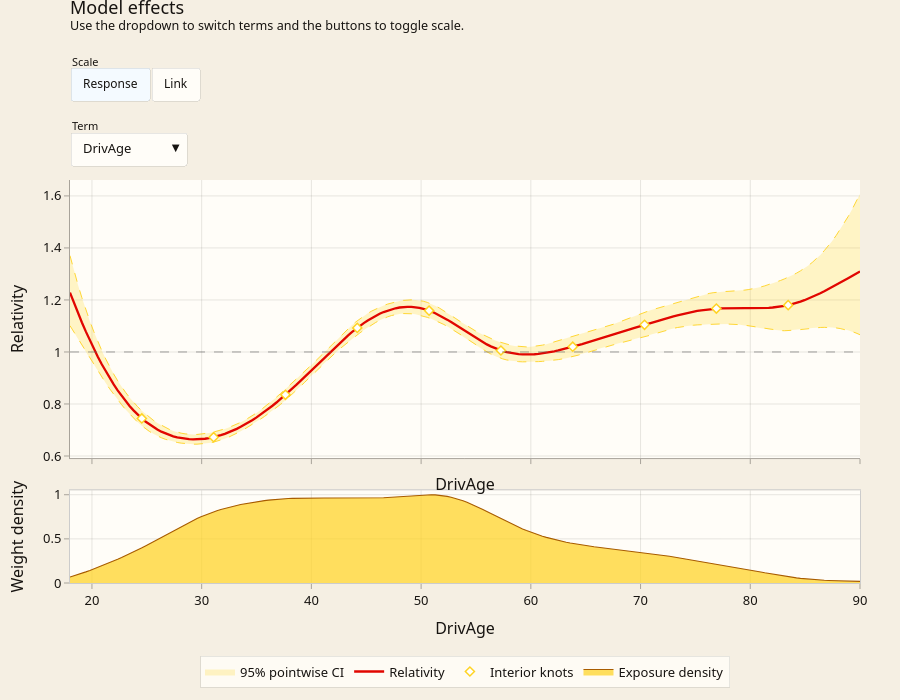

The cell this chart's notebook holds for it:
### Markdown cell above
### 4b. Plotly multi-term explorer

For interactive inspection, `engine="plotly"` is the multi-term main-effect
explorer path. This gives a term dropdown plus a response/link scale toggle.

### Code cell
fig = model.plot(
    engine="plotly",
    X=X,
    sample_weight=exposure,
    ci="pointwise",
    show_knots=True,
)
fig

### Figure 1 — Plotly figure (JSON) as saved in the notebook; plotly's stock layout.template omitted (floating-point values rounded to 4 significant figures; data arrays with more than 128 entries replaced by an {"elided": "..."} marker saying what was removed)
{"data": [{"fill": "toself", "fillcolor": "rgba(255, 211, 35, 0.24)", "hoverinfo": "skip", "legendgroup": "DrivAge:pw", "line": {"width": 0}, "name": "95% pointwise CI", "showlegend": true, "type": "scatter", "visible": true, "x": {"elided": "400 float values"}, "xaxis": "x", "y": {"elided": "400 float values"}, "yaxis": "y"}, {"hoverinfo": "skip", "legendgroup": "DrivAge:pw", "line": {"color": "rgba(255, 211, 35, 0.9)", "dash": "dash", "width": 1.0}, "mode": "lines", "showlegend": false, "type": "scatter", "visible": true, "x": {"elided": "200 float values"}, "xaxis": "x", "y": {"elided": "200 float values"}, "yaxis": "y"}, {"hoverinfo": "skip", "legendgroup": "DrivAge:pw", "line": {"color": "rgba(255, 211, 35, 0.9)", "dash": "dash", "width": 1.0}, "mode": "lines", "showlegend": false, "type": "scatter", "visible": true, "x": {"elided": "200 float values"}, "xaxis": "x", "y": {"elided": "200 float values"}, "yaxis": "y"}, {"hovertemplate": "DrivAge: %{x:.3f}<br>Relativity: %{y:.4f}<extra></extra>", "legendgroup": "DrivAge:line", "line": {"color": "#E10600", "width": 2.295}, "mode": "lines", "name": "Relativity", "type": "scatter", "visible": true, "x": {"elided": "200 float values"}, "xaxis": "x", "y": {"elided": "200 float values"}, "yaxis": "y"}, {"hovertemplate": "DrivAge: %{x:.2f}<br>Relativity: %{y:.4f}<extra>knot</extra>", "legendgroup": "DrivAge:knots", "marker": {"color": "white", "line": {"color": "#FFD323", "width": 1.5}, "size": 7, "symbol": "diamond"}, "mode": "markers", "name": "Interior knots", "type": "scatter", "visible": true, "x": [24.55, 31.09, 37.64, 44.18, 50.73, 57.27, 63.82, 70.36, 76.91, 83.45], "xaxis": "x", "y": [0.7443, 0.6724, 0.8353, 1.093, 1.159, 1.006, 1.02, 1.104, 1.167, 1.18], "yaxis": "y"}, {"fill": "tozeroy", "fillcolor": "rgba(255, 211, 35, 0.72)", "hovertemplate": "DrivAge: %{x:.3f}<br>Density: %{y:.3f}<extra></extra>", "legendgroup": "DrivAge:density", "line": {"color": "#A85C00", "width": 1.1}, "mode": "lines", "name": "Exposure density", "type": "scatter", "visible": true, "x": {"elided": "200 float values"}, "xaxis": "x2", "y": {"elided": "200 float values"}, "yaxis": "y2"}, {"fill": "toself", "fillcolor": "rgba(255, 211, 35, 0.24)", "hoverinfo": "skip", "legendgroup": "VehAge:pw", "line": {"width": 0}, "name": "95% pointwise CI", "showlegend": true, "type": "scatter", "visible": false, "x": {"elided": "400 float values"}, "xaxis": "x", "y": {"elided": "400 float values"}, "yaxis": "y"}, {"hoverinfo": "skip", "legendgroup": "VehAge:pw", "line": {"color": "rgba(255, 211, 35, 0.9)", "dash": "dash", "width": 1.0}, "mode": "lines", "showlegend": false, "type": "scatter", "visible": false, "x": {"elided": "200 float values"}, "xaxis": "x", "y": {"elided": "200 float values"}, "yaxis": "y"}, {"hoverinfo": "skip", "legendgroup": "VehAge:pw", "line": {"color": "rgba(255, 211, 35, 0.9)", "dash": "dash", "width": 1.0}, "mode": "lines", "showlegend": false, "type": "scatter", "visible": false, "x": {"elided": "200 float values"}, "xaxis": "x", "y": {"elided": "200 float values"}, "yaxis": "y"}, {"hovertemplate": "VehAge: %{x:.3f}<br>Relativity: %{y:.4f}<extra></extra>", "legendgroup": "VehAge:line", "line": {"color": "#E10600", "width": 2.295}, "mode": "lines", "name": "Relativity", "type": "scatter", "visible": false, "x": {"elided": "200 float values"}, "xaxis": "x", "y": {"elided": "200 float values"}, "yaxis": "y"}, {"hovertemplate": "VehAge: %{x:.2f}<br>Relativity: %{y:.4f}<extra>knot</extra>", "legendgroup": "VehAge:knots", "marker": {"color": "white", "line": {"color": "#FFD323", "width": 1.5}, "size": 7, "symbol": "diamond"}, "mode": "markers", "name": "Interior knots", "type": "scatter", "visible": false, "x": [2.222, 4.444, 6.667, 8.889, 11.11, 13.33, 15.56, 17.78], "xaxis": "x", "y": [1.091, 1.118, 1.216, 1.089, 1.102, 0.9008, 0.8346, 0.7373], "yaxis": "y"}, {"fill": "tozeroy", "fillcolor": "rgba(255, 211, 35, 0.72)", "hovertemplate": "VehAge: %{x:.3f}<br>Density: %{y:.3f}<extra></extra>", "legendgroup": "VehAge:density", "line": {"color": "#A85C00", "width": 1.1}, "mode": "lines", "name": "Exposure density", "type": "scatter", "visible": false, "x": {"elided": "200 float values"}, "xaxis": "x2", "y": {"elided": "200 float values"}, "yaxis": "y2"}, {"fill": "toself", "fillcolor": "rgba(255, 211, 35, 0.24)", "hoverinfo": "skip", "legendgroup": "BonusMalus:pw", "line": {"width": 0}, "name": "95% pointwise CI", "showlegend": true, "type": "scatter", "visible": false, "x": {"elided": "400 float values"}, "xaxis": "x", "y": {"elided": "400 float values"}, "yaxis": "y"}, {"hoverinfo": "skip", "legendgroup": "BonusMalus:pw", "line": {"color": "rgba(255, 211, 35, 0.9)", "dash": "dash", "width": 1.0}, "mode": "lines", "showlegend": false, "type": "scatter", "visible": false, "x": {"elided": "200 float values"}, "xaxis": "x", "y": {"elided": "200 float values"}, "yaxis": "y"}, {"hoverinfo": "skip", "legendgroup": "BonusMalus:pw", "line": {"color": "rgba(255, 211, 35, 0.9)", "dash": "dash", "width": 1.0}, "mode": "lines", "showlegend": false, "type": "scatter", "visible": false, "x": {"elided": "200 float values"}, "xaxis": "x", "y": {"elided": "200 float values"}, "yaxis": "y"}, {"hovertemplate": "BonusMalus: %{x:.3f}<br>Relativity: %{y:.4f}<extra></extra>", "legendgroup": "BonusMalus:line", "line": {"color": "#E10600", "width": 2.295}, "mode": "lines", "name": "Relativity", "type": "scatter", "visible": false, "x": {"elided": "200 float values"}, "xaxis": "x", "y": {"elided": "200 float values"}, "yaxis": "y"}, {"hovertemplate": "BonusMalus: %{x:.2f}<br>Relativity: %{y:.4f}<extra>knot</extra>", "legendgroup": "BonusMalus:knots", "marker": {"color": "white", "line": {"color": "#FFD323", "width": 1.5}, "size": 7, "symbol": "diamond"}, "mode": "markers", "name": "Interior knots", "type": "scatter", "visible": false, "x": [61.11, 72.22, 83.33, 94.44, 105.6, 116.7, 127.8, 138.9], "xaxis": "x", "y": [0.567, 0.5287, 0.6323, 0.7293, 1.549, 1.503, 2.172, 1.702], "yaxis": "y"}, {"fill": "tozeroy", "fillcolor": "rgba(255, 211, 35, 0.72)", "hovertemplate": "BonusMalus: %{x:.3f}<br>Density: %{y:.3f}<extra></extra>", "legendgroup": "BonusMalus:density", "line": {"color": "#A85C00", "width": 1.1}, "mode": "lines", "name": "Exposure density", "type": "scatter", "visible": false, "x": {"elided": "200 float values"}, "xaxis": "x2", "y": {"elided": "200 float values"}, "yaxis": "y2"}, {"fill": "toself", "fillcolor": "rgba(255, 211, 35, 0.24)", "hoverinfo": "skip", "legendgroup": "LogDensity:pw", "line": {"width": 0}, "name": "95% pointwise CI", "showlegend": true, "type": "scatter", "visible": false, "x": {"elided": "400 float values"}, "xaxis": "x", "y": {"elided": "400 float values"}, "yaxis": "y"}, {"hoverinfo": "skip", "legendgroup": "LogDensity:pw", "line": {"color": "rgba(255, 211, 35, 0.9)", "dash": "dash", "width": 1.0}, "mode": "lines", "showlegend": false, "type": "scatter", "visible": false, "x": {"elided": "200 float values"}, "xaxis": "x", "y": {"elided": "200 float values"}, "yaxis": "y"}, {"hoverinfo": "skip", "legendgroup": "LogDensity:pw", "line": {"color": "rgba(255, 211, 35, 0.9)", "dash": "dash", "width": 1.0}, "mode": "lines", "showlegend": false, "type": "scatter", "visible": false, "x": {"elided": "200 float values"}, "xaxis": "x", "y": {"elided": "200 float values"}, "yaxis": "y"}, {"hovertemplate": "LogDensity: %{x:.3f}<br>Relativity: %{y:.4f}<extra></extra>", "legendgroup": "LogDensity:line", "line": {"color": "#E10600", "width": 2.295}, "mode": "lines", "name": "Relativity", "type": "scatter", "visible": false, "x": {"elided": "200 float values"}, "xaxis": "x", "y": {"elided": "200 float values"}, "yaxis": "y"}, {"hovertemplate": "LogDensity: %{x:.2f}<br>Relativity: %{y:.4f}<extra>knot</extra>", "legendgroup": "LogDensity:knots", "marker": {"color": "white", "line": {"color": "#FFD323", "width": 1.5}, "size": 7, "symbol": "diamond"}, "mode": "markers", "name": "Interior knots", "type": "scatter", "visible": false, "x": [1.882, 3.071, 4.26, 5.448, 6.637, 7.826, 9.015], "xaxis": "x", "y": [0.8898, 0.9269, 0.9652, 1.004, 1.042, 1.081, 1.118], "yaxis": "y"}, {"fill": "tozeroy", "fillcolor": "rgba(255, 211, 35, 0.72)", "hovertemplate": "LogDensity: %{x:.3f}<br>Density: %{y:.3f}<extra></extra>", "legendgroup": "LogDensity:density", "line": {"color": "#A85C00", "width": 1.1}, "mode": "lines", "name": "Exposure density", "type": "scatter", "visible": false, "x": {"elided": "200 float values"}, "xaxis": "x2", "y": {"elided": "200 float values"}, "yaxis": "y2"}, {"error_y": {"array": [0.0, 0.05249, 0.06894, 0.1073, 0.1438, 0.191], "arrayminus": [0.0, 0.04987, 0.06447, 0.09712, 0.1261, 0.1595], "symmetric": false, "type": "data"}, "hovertemplate": "Area: %{x}<br>Relativity: %{y:.4f}<extra></extra>", "legendgroup": "Area:line", "line": {"color": "#E10600", "width": 1.62}, "marker": {"color": "#E10600", "size": 9}, "mode": "lines+markers", "name": "Relativity", "type": "scatter", "visible": false, "x": ["A", "B", "C", "D", "E", "F"], "xaxis": "x", "y": [0.9893, 1.002, 0.9948, 1.024, 1.025, 0.9661], "yaxis": "y"}, {"hovertemplate": "Area: %{x}<br>Relative density: %{y:.3f}<extra></extra>", "legendgroup": "Area:density", "marker": {"color": "#FFD323", "line": {"color": "#A85C00", "width": 1.1}}, "name": "Exposure density", "opacity": 0.92, "type": "bar", "visible": false, "x": ["A", "B", "C", "D", "E", "F"], "xaxis": "x2", "y": [0.5933, 0.4118, 1.0, 0.7384, 0.611, 0.07783], "yaxis": "y2"}, {"fill": "toself", "fillcolor": "rgba(255, 211, 35, 0.24)", "hoverinfo": "skip", "legendgroup": "VehPower:pw", "line": {"width": 0}, "name": "95% pointwise CI", "showlegend": true, "type": "scatter", "visible": false, "x": {"elided": "400 float values"}, "xaxis": "x", "y": {"elided": "400 float values"}, "yaxis": "y"}, {"hoverinfo": "skip", "legendgroup": "VehPower:pw", "line": {"color": "rgba(255, 211, 35, 0.9)", "dash": "dash", "width": 1.0}, "mode": "lines", "showlegend": false, "type": "scatter", "visible": false, "x": {"elided": "200 float values"}, "xaxis": "x", "y": {"elided": "200 float values"}, "yaxis": "y"}, {"hoverinfo": "skip", "legendgroup": "VehPower:pw", "line": {"color": "rgba(255, 211, 35, 0.9)", "dash": "dash", "width": 1.0}, "mode": "lines", "showlegend": false, "type": "scatter", "visible": false, "x": {"elided": "200 float values"}, "xaxis": "x", "y": {"elided": "200 float values"}, "yaxis": "y"}, {"hovertemplate": "VehPower: %{x:.3f}<br>Relativity: %{y:.4f}<extra></extra>", "legendgroup": "VehPower:line", "line": {"color": "#E10600", "width": 2.295}, "mode": "lines", "name": "Relativity", "type": "scatter", "visible": false, "x": {"elided": "200 float values"}, "xaxis": "x", "y": {"elided": "200 float values"}, "yaxis": "y"}, {"hovertemplate": "VehPower: %{x:.2f}<br>Relativity: %{y:.4f}<extra>knot</extra>", "legendgroup": "VehPower:knots", "marker": {"color": "white", "line": {"color": "#FFD323", "width": 1.5}, "size": 7, "symbol": "diamond"}, "mode": "markers", "name": "Interior knots", "type": "scatter", "visible": false, "x": [5.375, 6.75, 8.125, 9.5, 10.88, 12.25, 13.62], "xaxis": "x", "y": [1.035, 1.022, 0.8568, 1.253, 0.9963, 0.9413, 1.014], "yaxis": "y"}, {"fill": "tozeroy", "fillcolor": "rgba(255, 211, 35, 0.72)", "hovertemplate": "VehPower: %{x:.3f}<br>Density: %{y:.3f}<extra></extra>", "legendgroup": "VehPower:density", "line": {"color": "#A85C00", "width": 1.1}, "mode": "lines", "name": "Exposure density", "type": "scatter", "visible": false, "x": {"elided": "200 float values"}, "xaxis": "x2", "y": {"elided": "200 float values"}, "yaxis": "y2"}], "layout": {"annotations": [{"font": {"color": "#171411", "size": 11}, "showarrow": false, "text": "Scale", "x": 0.0, "xanchor": "left", "xref": "paper", "y": 1.27, "yanchor": "bottom", "yref": "paper"}, {"font": {"color": "#171411", "size": 11}, "showarrow": false, "text": "Term", "x": 0.0, "xanchor": "left", "xref": "paper", "y": 1.16, "yref": "paper"}], "colorway": ["#E10600", "#FFD323", "#171411", "#A80C13", "#1E63D7", "#F97316", "#0F766E", "#6D28D9"], "font": {"color": "#171411", "family": "Avenir Next, Segoe UI, Helvetica Neue, sans-serif", "size": 13}, "height": 700, "hoverlabel": {"bgcolor": "rgba(255, 253, 248, 0.96)", "bordercolor": "rgba(24, 33, 43, 0.14)", "font": {"color": "#171411", "family": "Avenir Next, Segoe UI, Helvetica Neue, sans-serif", "size": 12}}, "hovermode": "x unified", "legend": {"bgcolor": "rgba(255, 253, 248, 0.88)", "bordercolor": "rgba(24, 33, 43, 0.10)", "borderwidth": 1, "orientation": "h", "x": 0.5, "xanchor": "center", "y": -0.18, "yanchor": "top"}, "margin": {"b": 100, "l": 70, "r": 40, "t": 180}, "paper_bgcolor": "#f5efe3", "plot_bgcolor": "#fffdf8", "shapes": [{"line": {"color": "rgba(100,100,100,0.6)", "dash": "dash", "width": 1.0}, "type": "line", "x0": 0, "x1": 1, "xref": "x domain", "y0": 1.0, "y1": 1.0, "yref": "y"}], "showlegend": true, "title": {"text": "Model effects<br><sup>Use the dropdown to switch terms and the buttons to toggle scale.</sup>", "x": 0.0, "xanchor": "left", "xref": "paper", "y": 0.98, "yref": "container"}, "updatemenus": [{"active": 0, "bgcolor": "#fffdf8", "bordercolor": "rgba(24, 33, 43, 0.10)", "borderwidth": 1, "buttons": [{"args": [{"error_y.array": [null, null, null, null, null, null, null, null, null, null, null, null, null, null, null, null, null, null, null, null, null, null, null, null, [0.0, 0.05249, 0.06894, 0.1073, 0.1438, 0.191], null, null, null, null, null, null, null], "error_y.arrayminus": [null, null, null, null, null, null, null, null, null, null, null, null, null, null, null, null, null, null, null, null, null, null, null, null, [0.0, 0.04987, 0.06447, 0.09712, 0.1261, 0.1595], null, null, null, null, null, null, null], "hovertemplate": [null, null, null, "DrivAge: %{x:.3f}<br>Relativity: %{y:.4f}<extra></extra>", "DrivAge: %{x:.2f}<br>Relativity: %{y:.4f}<extra>knot</extra>", "DrivAge: %{x:.3f}<br>Density: %{y:.3f}<extra></extra>", null, null, null, "VehAge: %{x:.3f}<br>Relativity: %{y:.4f}<extra></extra>", "VehAge: %{x:.2f}<br>Relativity: %{y:.4f}<extra>knot</extra>", "VehAge: %{x:.3f}<br>Density: %{y:.3f}<extra></extra>", null, null, null, "BonusMalus: %{x:.3f}<br>Relativity: %{y:.4f}<extra></extra>", "BonusMalus: %{x:.2f}<br>Relativity: %{y:.4f}<extra>knot</extra>", "BonusMalus: %{x:.3f}<br>Density: %{y:.3f}<extra></extra>", null, null, null, "LogDensity: %{x:.3f}<br>Relativity: %{y:.4f}<extra></extra>", "LogDensity: %{x:.2f}<br>Relativity: %{y:.4f}<extra>knot</extra>", "LogDensity: %{x:.3f}<br>Density: %{y:.3f}<extra></extra>", "Area: %{x}<br>Relativity: %{y:.4f}<extra></extra>", "Area: %{x}<br>Relative density: %{y:.3f}<extra></extra>", null, null, null, "VehPower: %{x:.3f}<br>Relativity: %{y:.4f}<extra></extra>", "VehPower: %{x:.2f}<br>Relativity: %{y:.4f}<extra>knot</extra>", "VehPower: %{x:.3f}<br>Density: %{y:.3f}<extra></extra>"], "y": {"elided": "32 rows, 6052 float values in total"}}, {"shapes[0].y0": 1.0, "shapes[0].y1": 1.0, "yaxis.autorange": true, "yaxis.title.text": "Relativity"}], "label": "Response", "method": "update"}, {"args": [{"error_y.array": [null, null, null, null, null, null, null, null, null, null, null, null, null, null, null, null, null, null, null, null, null, null, null, null, [0.0, 0.05104, 0.06701, 0.09967, 0.1313, 0.1804], null, null, null, null, null, null, null], "error_y.arrayminus": [null, null, null, null, null, null, null, null, null, null, null, null, null, null, null, null, null, null, null, null, null, null, null, null, [0.0, 0.05104, 0.06701, 0.09967, 0.1313, 0.1804], null, null, null, null, null, null, null], "hovertemplate": [null, null, null, "DrivAge: %{x:.3f}<br>η: %{y:.4f}<extra></extra>", "DrivAge: %{x:.2f}<br>η: %{y:.4f}<extra>knot</extra>", "DrivAge: %{x:.3f}<br>Density: %{y:.3f}<extra></extra>", null, null, null, "VehAge: %{x:.3f}<br>η: %{y:.4f}<extra></extra>", "VehAge: %{x:.2f}<br>η: %{y:.4f}<extra>knot</extra>", "VehAge: %{x:.3f}<br>Density: %{y:.3f}<extra></extra>", null, null, null, "BonusMalus: %{x:.3f}<br>η: %{y:.4f}<extra></extra>", "BonusMalus: %{x:.2f}<br>η: %{y:.4f}<extra>knot</extra>", "BonusMalus: %{x:.3f}<br>Density: %{y:.3f}<extra></extra>", null, null, null, "LogDensity: %{x:.3f}<br>η: %{y:.4f}<extra></extra>", "LogDensity: %{x:.2f}<br>η: %{y:.4f}<extra>knot</extra>", "LogDensity: %{x:.3f}<br>Density: %{y:.3f}<extra></extra>", "Area: %{x}<br>η: %{y:.4f}<extra></extra>", "Area: %{x}<br>Relative density: %{y:.3f}<extra></extra>", null, null, null, "VehPower: %{x:.3f}<br>η: %{y:.4f}<extra></extra>", "VehPower: %{x:.2f}<br>η: %{y:.4f}<extra>knot</extra>", "VehPower: %{x:.3f}<br>Density: %{y:.3f}<extra></extra>"], "y": {"elided": "32 rows, 6052 float values in total"}}, {"shapes[0].y0": 0.0, "shapes[0].y1": 0.0, "yaxis.autorange": true, "yaxis.title.text": "η (link scale)"}], "label": "Link", "method": "update"}], "direction": "left", "font": {"size": 12}, "pad": {"r": 10}, "showactive": true, "type": "buttons", "x": 0.0, "xanchor": "left", "y": 1.28, "yanchor": "top"}, {"bgcolor": "#fffdf8", "bordercolor": "rgba(24, 33, 43, 0.10)", "borderwidth": 1, "buttons": [{"args": [{"error_y.array": [null, null, null, null, null, null, null, null, null, null, null, null, null, null, null, null, null, null, null, null, null, null, null, null, [0.0, 0.05249, 0.06894, 0.1073, 0.1438, 0.191], null, null, null, null, null, null, null], "error_y.arrayminus": [null, null, null, null, null, null, null, null, null, null, null, null, null, null, null, null, null, null, null, null, null, null, null, null, [0.0, 0.04987, 0.06447, 0.09712, 0.1261, 0.1595], null, null, null, null, null, null, null], "hovertemplate": [null, null, null, "DrivAge: %{x:.3f}<br>Relativity: %{y:.4f}<extra></extra>", "DrivAge: %{x:.2f}<br>Relativity: %{y:.4f}<extra>knot</extra>", "DrivAge: %{x:.3f}<br>Density: %{y:.3f}<extra></extra>", null, null, null, "VehAge: %{x:.3f}<br>Relativity: %{y:.4f}<extra></extra>", "VehAge: %{x:.2f}<br>Relativity: %{y:.4f}<extra>knot</extra>", "VehAge: %{x:.3f}<br>Density: %{y:.3f}<extra></extra>", null, null, null, "BonusMalus: %{x:.3f}<br>Relativity: %{y:.4f}<extra></extra>", "BonusMalus: %{x:.2f}<br>Relativity: %{y:.4f}<extra>knot</extra>", "BonusMalus: %{x:.3f}<br>Density: %{y:.3f}<extra></extra>", null, null, null, "LogDensity: %{x:.3f}<br>Relativity: %{y:.4f}<extra></extra>", "LogDensity: %{x:.2f}<br>Relativity: %{y:.4f}<extra>knot</extra>", "LogDensity: %{x:.3f}<br>Density: %{y:.3f}<extra></extra>", "Area: %{x}<br>Relativity: %{y:.4f}<extra></extra>", "Area: %{x}<br>Relative density: %{y:.3f}<extra></extra>", null, null, null, "VehPower: %{x:.3f}<br>Relativity: %{y:.4f}<extra></extra>", "VehPower: %{x:.2f}<br>Relativity: %{y:.4f}<extra>knot</extra>", "VehPower: %{x:.3f}<br>Density: %{y:.3f}<extra></extra>"], "visible": [true, true, true, true, true, true, false, false, false, false, false, false, false, false, false, false, false, false, false, false, false, false, false, false, false, false, false, false, false, false, false, false], "y": {"elided": "32 rows, 6052 float values in total"}}, {"shapes[0].y0": 1.0, "shapes[0].y1": 1.0, "title.text": "Model effects - DrivAge<br><sup>Use the dropdown to switch terms and the buttons to toggle scale.</sup>", "updatemenus[0].active": 0, "xaxis.autorange": true, "xaxis.title.text": "DrivAge", "xaxis.type": "linear", "xaxis2.autorange": true, "xaxis2.title.text": "DrivAge", "xaxis2.type": "linear", "yaxis.autorange": true, "yaxis.title.text": "Relativity", "yaxis2.autorange": true, "yaxis2.range": [0.0, 1.05], "yaxis2.title.text": "Weight density"}], "label": "DrivAge", "method": "update"}, {"args": [{"error_y.array": [null, null, null, null, null, null, null, null, null, null, null, null, null, null, null, null, null, null, null, null, null, null, null, null, [0.0, 0.05249, 0.06894, 0.1073, 0.1438, 0.191], null, null, null, null, null, null, null], "error_y.arrayminus": [null, null, null, null, null, null, null, null, null, null, null, null, null, null, null, null, null, null, null, null, null, null, null, null, [0.0, 0.04987, 0.06447, 0.09712, 0.1261, 0.1595], null, null, null, null, null, null, null], "hovertemplate": [null, null, null, "DrivAge: %{x:.3f}<br>Relativity: %{y:.4f}<extra></extra>", "DrivAge: %{x:.2f}<br>Relativity: %{y:.4f}<extra>knot</extra>", "DrivAge: %{x:.3f}<br>Density: %{y:.3f}<extra></extra>", null, null, null, "VehAge: %{x:.3f}<br>Relativity: %{y:.4f}<extra></extra>", "VehAge: %{x:.2f}<br>Relativity: %{y:.4f}<extra>knot</extra>", "VehAge: %{x:.3f}<br>Density: %{y:.3f}<extra></extra>", null, null, null, "BonusMalus: %{x:.3f}<br>Relativity: %{y:.4f}<extra></extra>", "BonusMalus: %{x:.2f}<br>Relativity: %{y:.4f}<extra>knot</extra>", "BonusMalus: %{x:.3f}<br>Density: %{y:.3f}<extra></extra>", null, null, null, "LogDensity: %{x:.3f}<br>Relativity: %{y:.4f}<extra></extra>", "LogDensity: %{x:.2f}<br>Relativity: %{y:.4f}<extra>knot</extra>", "LogDensity: %{x:.3f}<br>Density: %{y:.3f}<extra></extra>", "Area: %{x}<br>Relativity: %{y:.4f}<extra></extra>", "Area: %{x}<br>Relative density: %{y:.3f}<extra></extra>", null, null, null, "VehPower: %{x:.3f}<br>Relativity: %{y:.4f}<extra></extra>", "VehPower: %{x:.2f}<br>Relativity: %{y:.4f}<extra>knot</extra>", "VehPower: %{x:.3f}<br>Density: %{y:.3f}<extra></extra>"], "visible": [false, false, false, false, false, false, true, true, true, true, true, true, false, false, false, false, false, false, false, false, false, false, false, false, false, false, false, false, false, false, false, false], "y": {"elided": "32 rows, 6052 float values in total"}}, {"shapes[0].y0": 1.0, "shapes[0].y1": 1.0, "title.text": "Model effects - VehAge<br><sup>Use the dropdown to switch terms and the buttons to toggle scale.</sup>", "updatemenus[0].active": 0, "xaxis.autorange": true, "xaxis.title.text": "VehAge", "xaxis.type": "linear", "xaxis2.autorange": true, "xaxis2.title.text": "VehAge", "xaxis2.type": "linear", "yaxis.autorange": true, "yaxis.title.text": "Relativity", "yaxis2.autorange": true, "yaxis2.range": [0.0, 1.05], "yaxis2.title.text": "Weight density"}], "label": "VehAge", "method": "update"}, {"args": [{"error_y.array": [null, null, null, null, null, null, null, null, null, null, null, null, null, null, null, null, null, null, null, null, null, null, null, null, [0.0, 0.05249, 0.06894, 0.1073, 0.1438, 0.191], null, null, null, null, null, null, null], "error_y.arrayminus": [null, null, null, null, null, null, null, null, null, null, null, null, null, null, null, null, null, null, null, null, null, null, null, null, [0.0, 0.04987, 0.06447, 0.09712, 0.1261, 0.1595], null, null, null, null, null, null, null], "hovertemplate": [null, null, null, "DrivAge: %{x:.3f}<br>Relativity: %{y:.4f}<extra></extra>", "DrivAge: %{x:.2f}<br>Relativity: %{y:.4f}<extra>knot</extra>", "DrivAge: %{x:.3f}<br>Density: %{y:.3f}<extra></extra>", null, null, null, "VehAge: %{x:.3f}<br>Relativity: %{y:.4f}<extra></extra>", "VehAge: %{x:.2f}<br>Relativity: %{y:.4f}<extra>knot</extra>", "VehAge: %{x:.3f}<br>Density: %{y:.3f}<extra></extra>", null, null, null, "BonusMalus: %{x:.3f}<br>Relativity: %{y:.4f}<extra></extra>", "BonusMalus: %{x:.2f}<br>Relativity: %{y:.4f}<extra>knot</extra>", "BonusMalus: %{x:.3f}<br>Density: %{y:.3f}<extra></extra>", null, null, null, "LogDensity: %{x:.3f}<br>Relativity: %{y:.4f}<extra></extra>", "LogDensity: %{x:.2f}<br>Relativity: %{y:.4f}<extra>knot</extra>", "LogDensity: %{x:.3f}<br>Density: %{y:.3f}<extra></extra>", "Area: %{x}<br>Relativity: %{y:.4f}<extra></extra>", "Area: %{x}<br>Relative density: %{y:.3f}<extra></extra>", null, null, null, "VehPower: %{x:.3f}<br>Relativity: %{y:.4f}<extra></extra>", "VehPower: %{x:.2f}<br>Relativity: %{y:.4f}<extra>knot</extra>", "VehPower: %{x:.3f}<br>Density: %{y:.3f}<extra></extra>"], "visible": [false, false, false, false, false, false, false, false, false, false, false, false, true, true, true, true, true, true, false, false, false, false, false, false, false, false, false, false, false, false, false, false], "y": {"elided": "32 rows, 6052 float values in total"}}, {"shapes[0].y0": 1.0, "shapes[0].y1": 1.0, "title.text": "Model effects - BonusMalus<br><sup>Use the dropdown to switch terms and the buttons to toggle scale.</sup>", "updatemenus[0].active": 0, "xaxis.autorange": true, "xaxis.title.text": "BonusMalus", "xaxis.type": "linear", "xaxis2.autorange": true, "xaxis2.title.text": "BonusMalus", "xaxis2.type": "linear", "yaxis.autorange": true, "yaxis.title.text": "Relativity", "yaxis2.autorange": true, "yaxis2.range": [0.0, 1.05], "yaxis2.title.text": "Weight density"}], "label": "BonusMalus", "method": "update"}, {"args": [{"error_y.array": [null, null, null, null, null, null, null, null, null, null, null, null, null, null, null, null, null, null, null, null, null, null, null, null, [0.0, 0.05249, 0.06894, 0.1073, 0.1438, 0.191], null, null, null, null, null, null, null], "error_y.arrayminus": [null, null, null, null, null, null, null, null, null, null, null, null, null, null, null, null, null, null, null, null, null, null, null, null, [0.0, 0.04987, 0.06447, 0.09712, 0.1261, 0.1595], null, null, null, null, null, null, null], "hovertemplate": [null, null, null, "DrivAge: %{x:.3f}<br>Relativity: %{y:.4f}<extra></extra>", "DrivAge: %{x:.2f}<br>Relativity: %{y:.4f}<extra>knot</extra>", "DrivAge: %{x:.3f}<br>Density: %{y:.3f}<extra></extra>", null, null, null, "VehAge: %{x:.3f}<br>Relativity: %{y:.4f}<extra></extra>", "VehAge: %{x:.2f}<br>Relativity: %{y:.4f}<extra>knot</extra>", "VehAge: %{x:.3f}<br>Density: %{y:.3f}<extra></extra>", null, null, null, "BonusMalus: %{x:.3f}<br>Relativity: %{y:.4f}<extra></extra>", "BonusMalus: %{x:.2f}<br>Relativity: %{y:.4f}<extra>knot</extra>", "BonusMalus: %{x:.3f}<br>Density: %{y:.3f}<extra></extra>", null, null, null, "LogDensity: %{x:.3f}<br>Relativity: %{y:.4f}<extra></extra>", "LogDensity: %{x:.2f}<br>Relativity: %{y:.4f}<extra>knot</extra>", "LogDensity: %{x:.3f}<br>Density: %{y:.3f}<extra></extra>", "Area: %{x}<br>Relativity: %{y:.4f}<extra></extra>", "Area: %{x}<br>Relative density: %{y:.3f}<extra></extra>", null, null, null, "VehPower: %{x:.3f}<br>Relativity: %{y:.4f}<extra></extra>", "VehPower: %{x:.2f}<br>Relativity: %{y:.4f}<extra>knot</extra>", "VehPower: %{x:.3f}<br>Density: %{y:.3f}<extra></extra>"], "visible": [false, false, false, false, false, false, false, false, false, false, false, false, false, false, false, false, false, false, true, true, true, true, true, true, false, false, false, false, false, false, false, false], "y": {"elided": "32 rows, 6052 float values in total"}}, {"shapes[0].y0": 1.0, "shapes[0].y1": 1.0, "title.text": "Model effects - LogDensity<br><sup>Use the dropdown to switch terms and the buttons to toggle scale.</sup>", "updatemenus[0].active": 0, "xaxis.autorange": true, "xaxis.title.text": "LogDensity", "xaxis.type": "linear", "xaxis2.autorange": true, "xaxis2.title.text": "LogDensity", "xaxis2.type": "linear", "yaxis.autorange": true, "yaxis.title.text": "Relativity", "yaxis2.autorange": true, "yaxis2.range": [0.0, 1.05], "yaxis2.title.text": "Weight density"}], "label": "LogDensity", "method": "update"}, {"args": [{"error_y.array": [null, null, null, null, null, null, null, null, null, null, null, null, null, null, null, null, null, null, null, null, null, null, null, null, [0.0, 0.05249, 0.06894, 0.1073, 0.1438, 0.191], null, null, null, null, null, null, null], "error_y.arrayminus": [null, null, null, null, null, null, null, null, null, null, null, null, null, null, null, null, null, null, null, null, null, null, null, null, [0.0, 0.04987, 0.06447, 0.09712, 0.1261, 0.1595], null, null, null, null, null, null, null], "hovertemplate": [null, null, null, "DrivAge: %{x:.3f}<br>Relativity: %{y:.4f}<extra></extra>", "DrivAge: %{x:.2f}<br>Relativity: %{y:.4f}<extra>knot</extra>", "DrivAge: %{x:.3f}<br>Density: %{y:.3f}<extra></extra>", null, null, null, "VehAge: %{x:.3f}<br>Relativity: %{y:.4f}<extra></extra>", "VehAge: %{x:.2f}<br>Relativity: %{y:.4f}<extra>knot</extra>", "VehAge: %{x:.3f}<br>Density: %{y:.3f}<extra></extra>", null, null, null, "BonusMalus: %{x:.3f}<br>Relativity: %{y:.4f}<extra></extra>", "BonusMalus: %{x:.2f}<br>Relativity: %{y:.4f}<extra>knot</extra>", "BonusMalus: %{x:.3f}<br>Density: %{y:.3f}<extra></extra>", null, null, null, "LogDensity: %{x:.3f}<br>Relativity: %{y:.4f}<extra></extra>", "LogDensity: %{x:.2f}<br>Relativity: %{y:.4f}<extra>knot</extra>", "LogDensity: %{x:.3f}<br>Density: %{y:.3f}<extra></extra>", "Area: %{x}<br>Relativity: %{y:.4f}<extra></extra>", "Area: %{x}<br>Relative density: %{y:.3f}<extra></extra>", null, null, null, "VehPower: %{x:.3f}<br>Relativity: %{y:.4f}<extra></extra>", "VehPower: %{x:.2f}<br>Relativity: %{y:.4f}<extra>knot</extra>", "VehPower: %{x:.3f}<br>Density: %{y:.3f}<extra></extra>"], "visible": [false, false, false, false, false, false, false, false, false, false, false, false, false, false, false, false, false, false, false, false, false, false, false, false, true, true, false, false, false, false, false, false], "y": {"elided": "32 rows, 6052 float values in total"}}, {"shapes[0].y0": 1.0, "shapes[0].y1": 1.0, "title.text": "Model effects - Area<br><sup>Use the dropdown to switch terms and the buttons to toggle scale.</sup>", "updatemenus[0].active": 0, "xaxis.autorange": true, "xaxis.title.text": "Area", "xaxis.type": "category", "xaxis2.autorange": true, "xaxis2.title.text": "Area", "xaxis2.type": "category", "yaxis.autorange": true, "yaxis.title.text": "Relativity", "yaxis2.autorange": true, "yaxis2.range": [0.0, 1.05], "yaxis2.title.text": "Weight density"}], "label": "Area", "method": "update"}, {"args": [{"error_y.array": [null, null, null, null, null, null, null, null, null, null, null, null, null, null, null, null, null, null, null, null, null, null, null, null, [0.0, 0.05249, 0.06894, 0.1073, 0.1438, 0.191], null, null, null, null, null, null, null], "error_y.arrayminus": [null, null, null, null, null, null, null, null, null, null, null, null, null, null, null, null, null, null, null, null, null, null, null, null, [0.0, 0.04987, 0.06447, 0.09712, 0.1261, 0.1595], null, null, null, null, null, null, null], "hovertemplate": [null, null, null, "DrivAge: %{x:.3f}<br>Relativity: %{y:.4f}<extra></extra>", "DrivAge: %{x:.2f}<br>Relativity: %{y:.4f}<extra>knot</extra>", "DrivAge: %{x:.3f}<br>Density: %{y:.3f}<extra></extra>", null, null, null, "VehAge: %{x:.3f}<br>Relativity: %{y:.4f}<extra></extra>", "VehAge: %{x:.2f}<br>Relativity: %{y:.4f}<extra>knot</extra>", "VehAge: %{x:.3f}<br>Density: %{y:.3f}<extra></extra>", null, null, null, "BonusMalus: %{x:.3f}<br>Relativity: %{y:.4f}<extra></extra>", "BonusMalus: %{x:.2f}<br>Relativity: %{y:.4f}<extra>knot</extra>", "BonusMalus: %{x:.3f}<br>Density: %{y:.3f}<extra></extra>", null, null, null, "LogDensity: %{x:.3f}<br>Relativity: %{y:.4f}<extra></extra>", "LogDensity: %{x:.2f}<br>Relativity: %{y:.4f}<extra>knot</extra>", "LogDensity: %{x:.3f}<br>Density: %{y:.3f}<extra></extra>", "Area: %{x}<br>Relativity: %{y:.4f}<extra></extra>", "Area: %{x}<br>Relative density: %{y:.3f}<extra></extra>", null, null, null, "VehPower: %{x:.3f}<br>Relativity: %{y:.4f}<extra></extra>", "VehPower: %{x:.2f}<br>Relativity: %{y:.4f}<extra>knot</extra>", "VehPower: %{x:.3f}<br>Density: %{y:.3f}<extra></extra>"], "visible": [false, false, false, false, false, false, false, false, false, false, false, false, false, false, false, false, false, false, false, false, false, false, false, false, false, false, true, true, true, true, true, true], "y": {"elided": "32 rows, 6052 float values in total"}}, {"shapes[0].y0": 1.0, "shapes[0].y1": 1.0, "title.text": "Model effects - VehPower<br><sup>Use the dropdown to switch terms and the buttons to toggle scale.</sup>", "updatemenus[0].active": 0, "xaxis.autorange": true, "xaxis.title.text": "VehPower", "xaxis.type": "linear", "xaxis2.autorange": true, "xaxis2.title.text": "VehPower", "xaxis2.type": "linear", "yaxis.autorange": true, "yaxis.title.text": "Relativity", "yaxis2.autorange": true, "yaxis2.range": [0.0, 1.05], "yaxis2.title.text": "Weight density"}], "label": "VehPower", "method": "update"}], "direction": "down", "font": {"size": 13}, "showactive": true, "type": "dropdown", "x": 0.0, "xanchor": "left", "y": 1.12, "yanchor": "top"}], "xaxis": {"anchor": "y", "domain": [0.0, 1.0], "gridcolor": "rgba(23, 20, 17, 0.10)", "linecolor": "rgba(23, 20, 17, 0.34)", "linewidth": 1, "matches": "x2", "showline": true, "showticklabels": false, "tickcolor": "rgba(23, 20, 17, 0.34)", "ticks": "outside", "title": {"text": "DrivAge"}, "type": "linear", "zeroline": false}, "xaxis2": {"anchor": "y2", "domain": [0.0, 1.0], "gridcolor": "rgba(23, 20, 17, 0.10)", "linecolor": "#ccc", "linewidth": 1, "mirror": true, "showline": true, "tickcolor": "rgba(23, 20, 17, 0.34)", "ticks": "outside", "title": {"text": "DrivAge"}, "type": "linear", "zeroline": false}, "yaxis": {"anchor": "x", "domain": [0.31, 1.0], "gridcolor": "rgba(23, 20, 17, 0.10)", "linecolor": "rgba(23, 20, 17, 0.34)", "linewidth": 1, "showline": true, "tickcolor": "rgba(23, 20, 17, 0.34)", "ticks": "outside", "title": {"text": "Relativity"}, "zeroline": false}, "yaxis2": {"anchor": "x2", "domain": [0.0, 0.23], "gridcolor": "rgba(23, 20, 17, 0.10)", "linecolor": "#ccc", "linewidth": 1, "mirror": true, "range": [0.0, 1.05], "showline": true, "tickcolor": "rgba(23, 20, 17, 0.34)", "ticks": "outside", "title": {"text": "Weight density"}, "zeroline": false}}}
